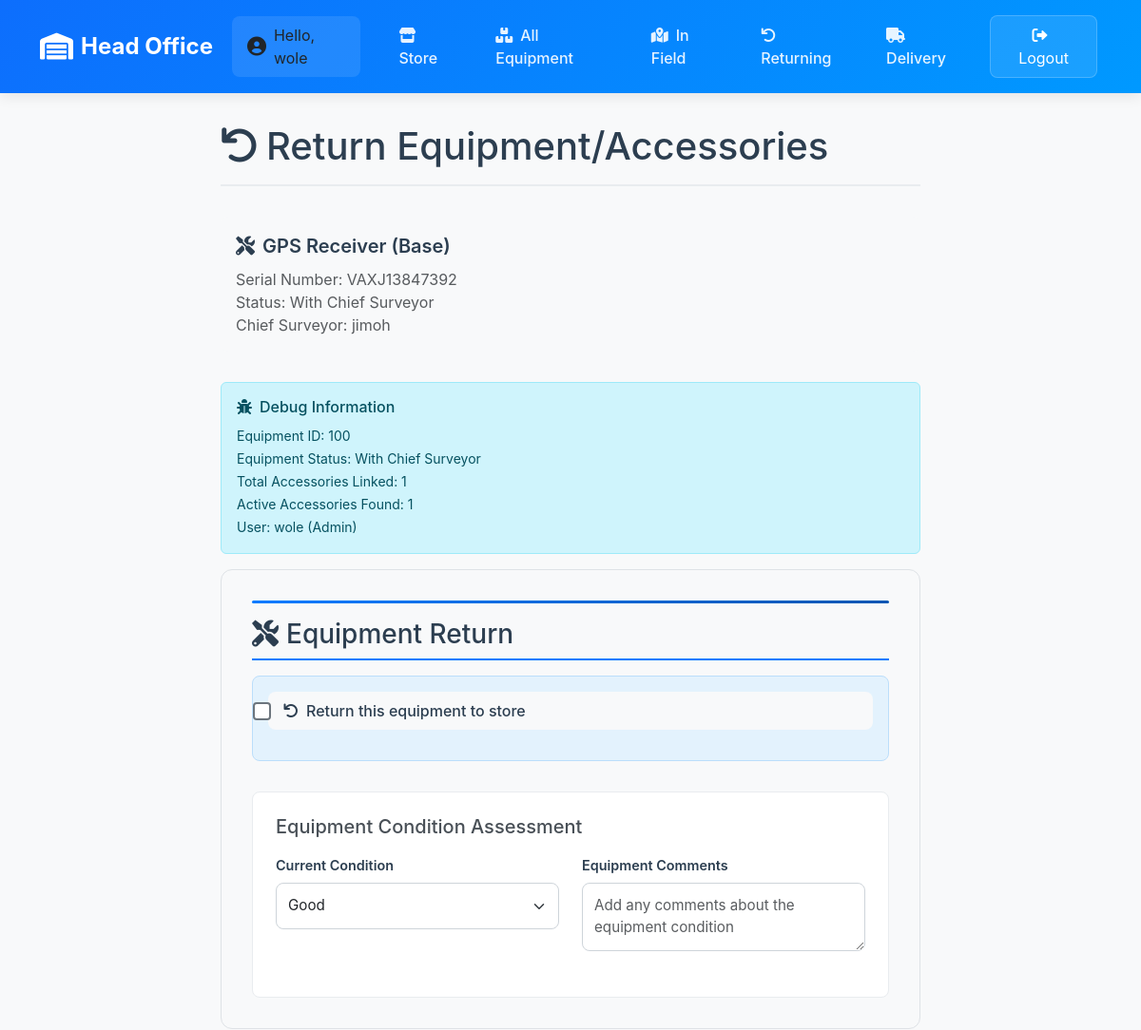
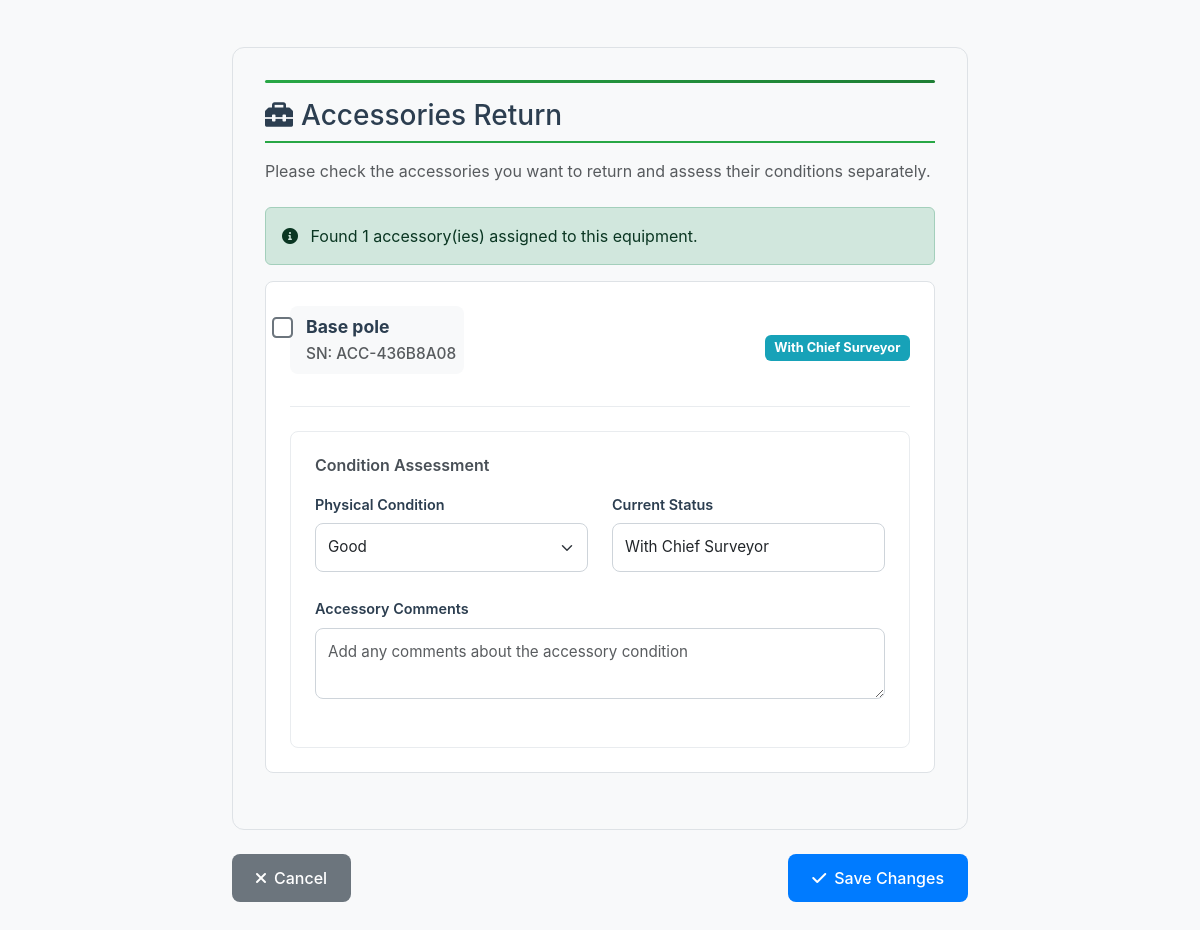
Page /inventory/equipment/100/return/ (signed in) on the earlier database version (2 pictures, top to bottom).
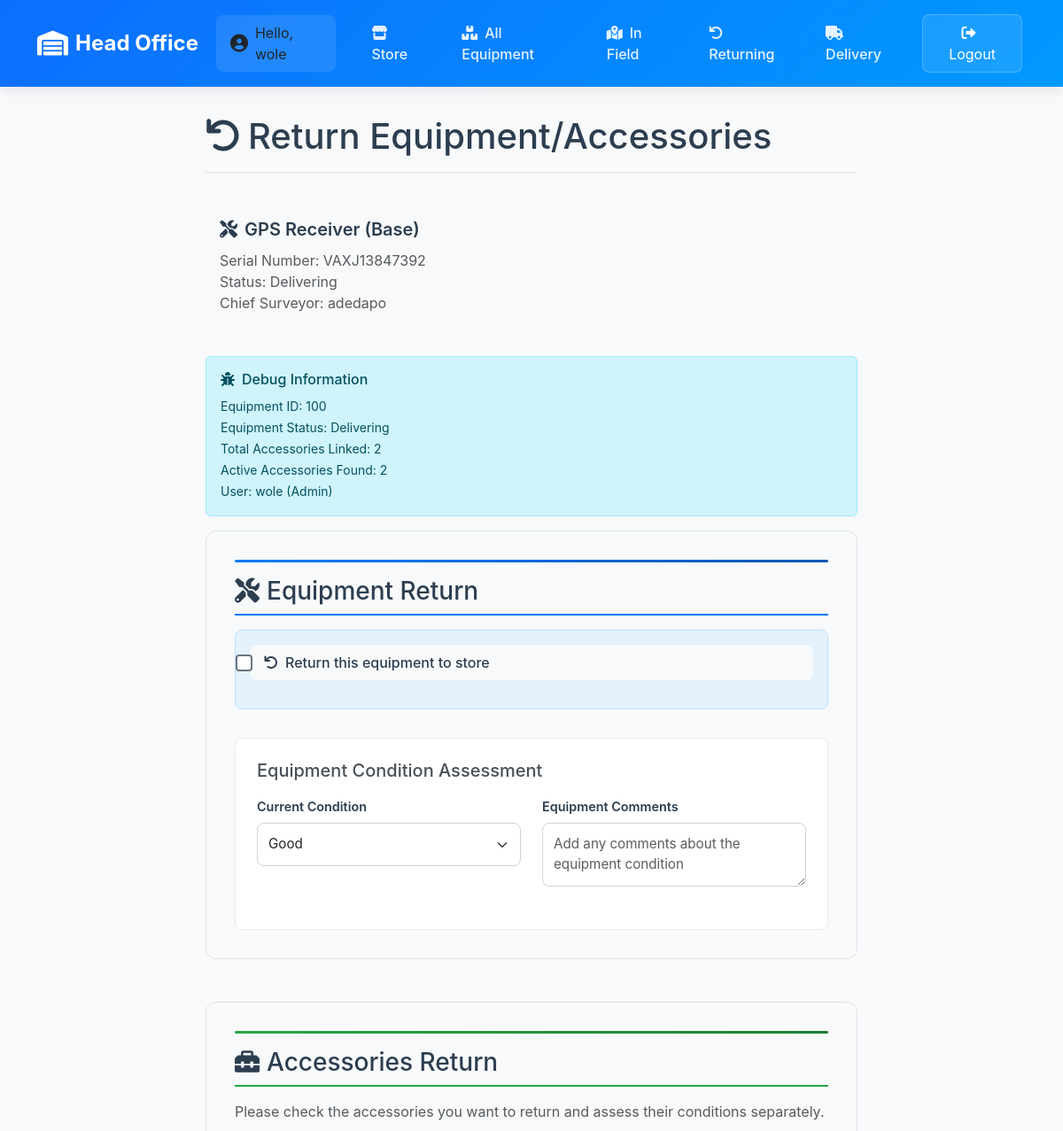
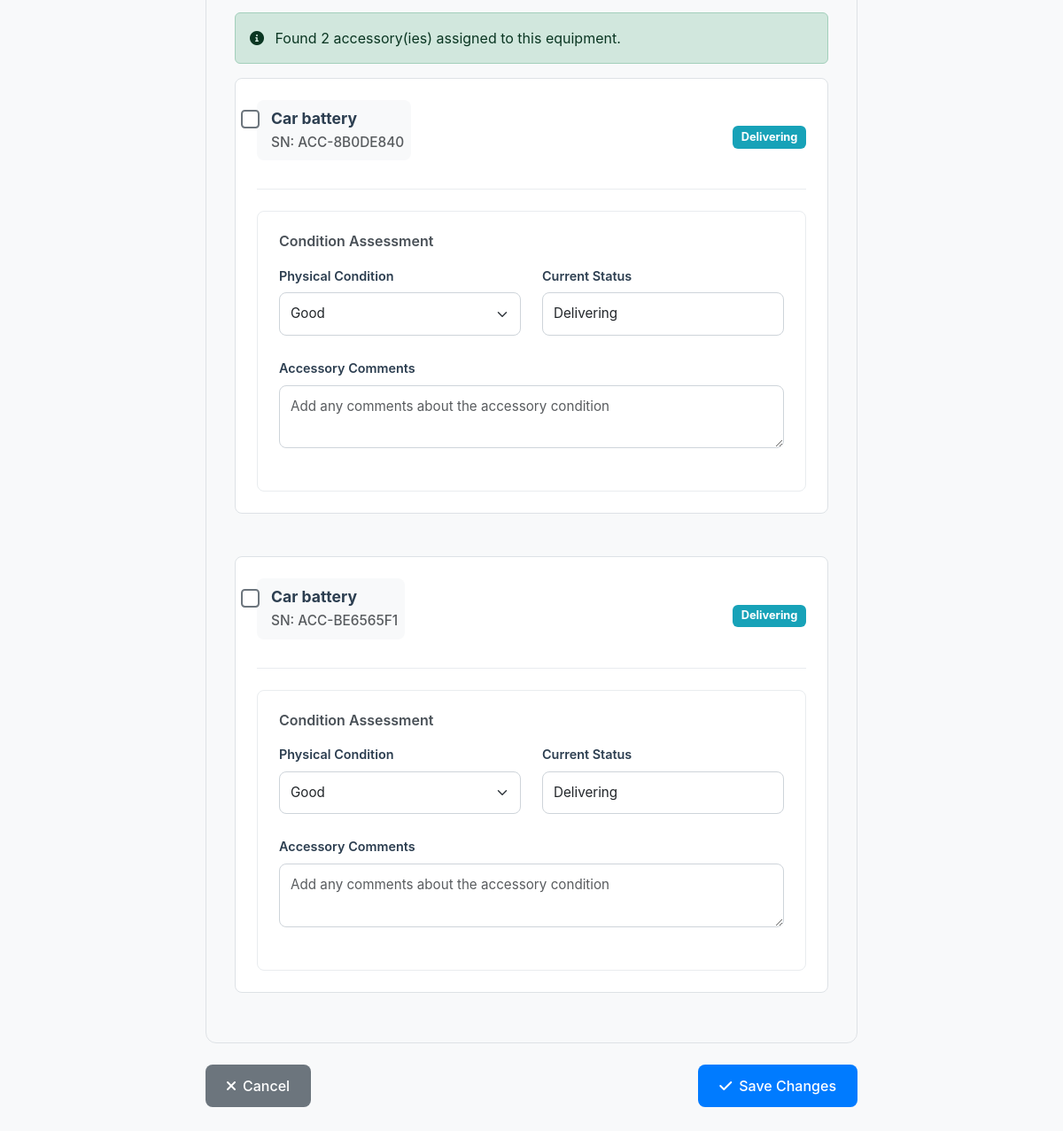
Same page on the later database version (2 pictures, top to bottom).
### inventory/models.py (models this page shows, shortened)
class EquipmentsInSurvey(models.Model):
    EQUIPMENT_CHOICES = [
        ('GPS Receiver (Base)', 'GPS Receiver (Base)'),
        ('GPS Receiver (Rover)', 'GPS Receiver (Rover)'),
        ('Data logger', 'Data logger'),
        ('External Radio', "External Radio"),
        ('Total Station', "Total Station"),
        ('Levelling Instrument', 'Levelling Instrument'),
        ('Eco Sounder', 'Eco Sounder'),
    ]
    owner_choice = [
        ('Hi-Tech', "Hi-Tech"),
        ("Sub-Contractor", "Sub-Contractor")
    ]
    name = models.CharField(max_length=100, help_text="Equipment Name", choices=EQUIPMENT_CHOICES)
    date_of_receiving_from_supplier = models.DateField(default=timezone.now, help_text="Date when equipment was received from supplier")
    supplier = models.CharField(max_length=100, help_text="Manufacturer/Model from CSV")
    owner = models.CharField(max_length=20, choices=owner_choice)
    serial_number = models.CharField(max_length=100, help_text="Equipment Serial Number")
    condition = models.CharField(max_length=50, help_text="Equipment condition from CSV", default="Good")
    CONDITION_AFTER_USE_CHOICES = [
        ("Good", "Good"),
        ("Need Repair", "Need Repair")
    ]
    chief_surveyor = models.ForeignKey(User, on_delete=models.CASCADE, null=True, blank=True)
    surveyor_responsible = models.CharField(max_length=100, null=False, blank=True, help_text="Name of the surveyor responsible for the equipment",  default="gap")
    quantity = models.PositiveBigIntegerField(default=1, help_text="Number of Quantity")
    project = models.CharField(max_length=20, choices=[('Coastal Road', 'Coastal Road'), ('Sokoto', 'Sokoto'), ('gap', 'gap')], blank=True, null=True, help_text="Project Name", default="gap")
    section = models.CharField(max_length=100, null=True, blank=True)
    date_receiving_from_department = models.DateField(default=timezone.now, help_text="Date when the equipment was received from the department")
    status = models.CharField(choices=[('In Store', 'In Store'), ('In Field', 'In Field'), ('With Chief Surveyor', 'With Chief Surveyor'), ('Returning', 'Returning'), ('Delivering', 'Delivering')], max_length=100, default='In Store', blank=True, null=True, help_text="Current status of the equipment")
    delivery_status = models.CharField(max_length=10, choices=[('Delivered', 'Delivered'), ('Delivering', 'Delivering'), ('Cancelled', 'Cancelled')], null=True, blank=True)
    return_comment = models.TextField(null=True, blank=True, help_text="Comment when equipment is returned", default="gap")
    return_date = models.DateTimeField(null=True, blank=True, help_text="Date when equipment was returned")

class Accessory(models.Model):
    ACCESSORY_TYPES = (
        ("tracking_rod", "Tracking Rod"),
        ("tripod", "Tripod"),
        ("external_radio", "External Radio"),
        ("car_battery", "Car battery"),
        ("base_pole", "Base pole"),
        ("tribrach", "Tribrach"),
        ("reflector", "Reflector"),
        ("levelling_staff", "Levelling staff"),
        ("GNSS Battery", "GNSS Battery"),
        ("Pole", "Pole"),
        ("Mini Prism", "Mini Prism"),
        ("Sheet", "Sheet"),
        ("Total Station prism", "Total Station Prism"),
        ("Radio", "Radio"),
        ("gps_extension_bar", "GPS Extension Bar"),
        ("bar_port", "Bar Port"),
        ("powerbank", "Powerbank"),
        ("external_radio_antenna", "External Radio Antenna"),
        ("Data Logger", "Data Logger"),
    )
    STATUS_CHOICES = [
        ('Good', 'Good'),
        ('Needs Repair', 'Needs Repair'),
        ('Bad', 'Bad'),
    ]
    RETURN_STATUS_CHOICES = [
        ('In Use', 'In Use'),
        ('Returning', 'Returning'),
        ('Delivering', 'Delivering'),
        ('With Chief Surveyor', 'With Chief Surveyor'),
        ('In Store', 'In Store'),
        ('Returned', 'Returned'),
    ]
    name = models.CharField(max_length=100, help_text="Accessory name from CSV")
    manufacturer = models.CharField(max_length=100, null=True, blank=True, help_text="Manufacturer from CSV")
    serial_number = models.CharField(max_length=50, default=generate_serial_number, unique=True, help_text="Unique serial number for the accessory")
    equipment = models.ForeignKey(EquipmentsInSurvey, on_delete=models.CASCADE, related_name='accessories', null=True, blank=True)
    chief_surveyor = models.ForeignKey(User, on_delete=models.CASCADE, null=True, blank=True)
    surveyor_responsible = models.CharField(max_length=100, null=True, blank=True)
    condition = models.CharField(max_length=50, help_text="Physical condition from CSV", default='Good', null=True, blank=True)
    status = models.CharField(max_length=20, choices=STATUS_CHOICES, default='Good', null=True, blank=True)
    return_status = models.CharField(max_length=20, choices=RETURN_STATUS_CHOICES, default='In Store', null=True, blank=True)
    comment = models.TextField(null=True, blank=True)
    date_assigned = models.DateTimeField(null=True, blank=True, help_text="Date when accessory was assigned to user")
    date_returned = models.DateTimeField(null=True, blank=True)
    assigned_by = models.ForeignKey(User, on_delete=models.SET_NULL, null=True, blank=True, related_name='assigned_accessories')
    returned_by = models.ForeignKey(User, on_delete=models.SET_NULL, null=True, blank=True, related_name='returned_accessories')
    delivery_status = models.CharField(max_length=10, choices=[('Delivered', 'Delivered'), ('Delivering', 'Delivering'), ('Cancelled', 'Cancelled'), ('gap', 'gap')], null=True, blank=True,default="gap")

### inventory/views.py (the view, shortened to what this page needs)
# urls.py: path('equipment/<int:id>/return/', views.return_equipment, name='return_equipment'),
@login_required
def return_equipment(request, id):
    equipment = get_object_or_404(EquipmentsInSurvey, id=id)
    if not request.user.is_superuser and equipment.chief_surveyor != request.user:
        messages.error(request, 'You do not have permission to return this equipment.')
        return redirect('profile')
    if request.user.is_superuser:
        active_accessories = equipment.accessories.filter(
            return_status__in=['In Use', 'With Chief Surveyor', 'Delivering']
        )
    else:
        active_accessories = equipment.accessories.filter(
            return_status__in=['In Use', 'With Chief Surveyor', 'Delivering'],
            chief_surveyor=request.user
        )
    return render(request, 'equipments/return_equipment.html', {
        'equipment': equipment,
        'active_accessories': active_accessories
    })

### inventory/context_processors.py (called while the page is built)
def is_admin(request):
    return {'is_admin': request.user.is_authenticated and request.user.is_superuser}

### inventory/templates/equipments/return_equipment.html (shortened to what the changed rows need)
{% extends 'base_dashboard.html' %}
{% load static %}
{% block content %}
<div class="container">
    <div class="form-container">
        <h1 class="page-title">
            <i class="fas fa-undo me-2"></i>Return Equipment/Accessories
        </h1>
        <div class="equipment-info">
            <div class="equipment-name">
                <i class="fas fa-tools me-2"></i>{{ equipment.name }}
            </div>
            <div class="equipment-details">
                <span class="text-muted">Serial Number: {{ equipment.serial_number }}</span><br>
                <span class="text-muted">Status: {{ equipment.status }}</span><br>
                <span class="text-muted">Chief Surveyor: {{ equipment.chief_surveyor|default:"Not assigned" }}</span>
            </div>
        </div>
        <div class="alert alert-info mb-3">
            <h6><i class="fas fa-bug me-2"></i>Debug Information</h6>
            <small>
                Equipment ID: {{ equipment.id }}<br>
                Equipment Status: {{ equipment.status }}<br>
                Total Accessories Linked: {{ equipment.accessories.count }}<br>
                Active Accessories Found: {{ active_accessories|length }}<br>
                User: {{ request.user.username }} ({% if request.user.is_superuser %}Admin{% else %}Regular User{% endif %})
            </small>
        </div>
        <form method="post" enctype="multipart/form-data">
            <div class="equipment-return-section mb-5">
                <div class="equipment-condition-section mt-3">
                    <div class="row">
                        <div class="col-md-6">
                            <div class="form-group">
                                <label class="form-label">Current Condition</label>
                                <select name="equipment_condition" class="form-select">
                                    <option value="Good" {% if equipment.condition == 'Good' %}selected{% endif %}>Good</option>
                                </select>
                            </div>
                        </div>
                    </div>
                </div>
            </div>
            <div class="accessories-return-section">
                <h3 class="mb-3">
                    <i class="fas fa-toolbox me-2"></i>Accessories Return
                </h3>
                <p class="text-muted mb-4">Please check the accessories you want to return and assess their conditions separately.</p>
                {% if active_accessories %}
                    <div class="alert alert-success mb-3">
                        <i class="fas fa-info-circle me-2"></i>
                        Found {{ active_accessories|length }} accessory(ies) assigned to this equipment.
                    </div>
                    <div class="accessories-grid">
                        {% for accessory in active_accessories %}
                            <div class="accessory-item">
                                <div class="accessory-header">
                                    <div class="accessory-name">
                                        <div class="form-check">
                                            <input type="checkbox" name="accessory_{{ accessory.id }}" class="form-check-input">
                                            <label class="form-check-label">
                                                <strong>{{ accessory.name }}</strong>
                                                {% if accessory.serial_number %}
                                                    <br><small class="text-muted">SN: {{ accessory.serial_number }}</small>
                                                {% else %}
                                                    <br><small class="text-muted">SN: Not assigned</small>
                                                {% endif %}
                                            </label>
                                        </div>
                                    </div>
                                    <div class="accessory-status">
                                        <span class="badge bg-info">{{ accessory.return_status }}</span>
                                    </div>
                                </div>
                                <div class="accessory-condition-assessment">
                                    <h6 class="mb-3">Condition Assessment</h6>
                                    <div class="row">
                                        <div class="col-md-6">
                                            <div class="form-group">
                                                <label class="form-label">Physical Condition</label>
                                                <select name="accessory_{{ accessory.id }}_status" class="form-select">
                                                    <option value="Good" {% if accessory.status == 'Good' %}selected{% endif %}>Good</option>
                                                </select>
                                            </div>
                                        </div>
                                        <div class="col-md-6">
                                            <div class="form-group">
                                                <label class="form-label">Current Status</label>
                                                <input type="text" class="form-control" value="{{ accessory.return_status }}" readonly>
                                            </div>
                                        </div>
                                    </div>
                                    <div class="form-group">
                                        <label class="form-label">Accessory Comments</label>
                                        <textarea name="accessory_{{ accessory.id }}_comment" class="form-control" rows="2"
                                                placeholder="Add any comments about the accessory condition">{{ accessory.comment }}</textarea>
                                    </div>
                                </div>
                            </div>
                        {% endfor %}
                    </div>
                {% else %}
                    <div class="alert alert-info">
                        <i class="fas fa-info-circle me-2"></i>
                        No accessories are currently assigned to this equipment.
                    </div>
                {% endif %}
            </div>
        </form>
    </div>
</div>
{% endblock %}

Differences in the rows shown:
no longer on this page (row edited): Accessory: name "Base pole", serial_number "ACC-436B8A08", return_status "With Chief Surveyor", status+id "Good", id "Add any comments about the accessory condition"
changed EquipmentsInSurvey "GPS Receiver (Base)": status "With Chief Surveyor" → "Delivering"; chief_surveyor "jimoh" → "adedapo"; accessories.count "1" → "2"
now on this page (row edited): Accessory: name "Car battery", serial_number "ACC-8B0DE840", return_status "Delivering", status+id "Good", id "Add any comments about the accessory condition"
now on this page (row edited): Accessory: name "Car battery", serial_number "ACC-BE6565F1", return_status "Delivering", status+id "Good", id "Add any comments about the accessory condition"
Other differences:
{{ active_accessories|length }}: "1" → "2"
